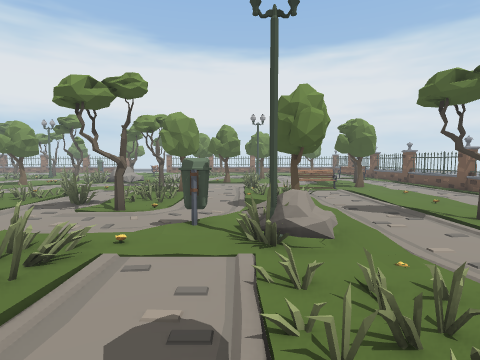
[1] (above)

19 first-person views from a walk through a Unity game level. The camera is 1.5 m above the floor, tilts 4° down and sees 80° across. The floor is counted in squares, 1 m on a side. Each view is taken from the middle of a square. On the plan, view 1 faces up. The plan holds only what a view shows up to about 14 squares ahead; the rest is blank. The place goes on beyond the plan. The player character is not drawn.

[2]
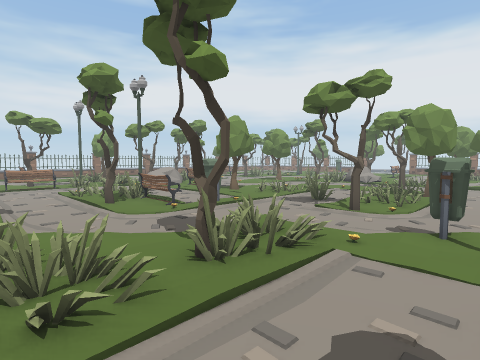

[3]
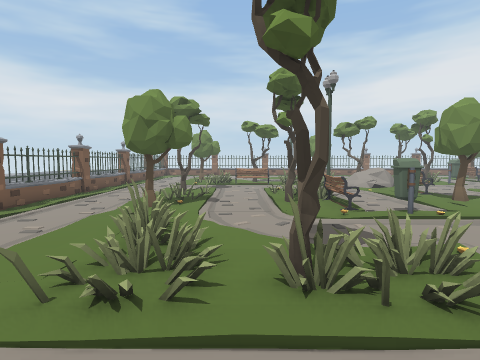

[4]
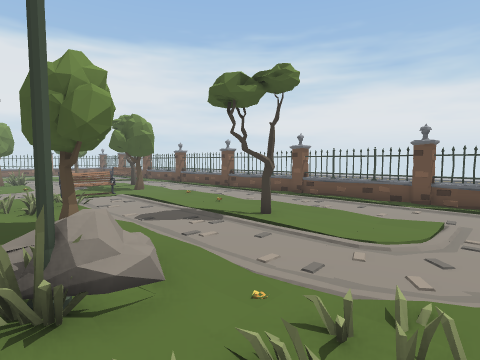

[5]
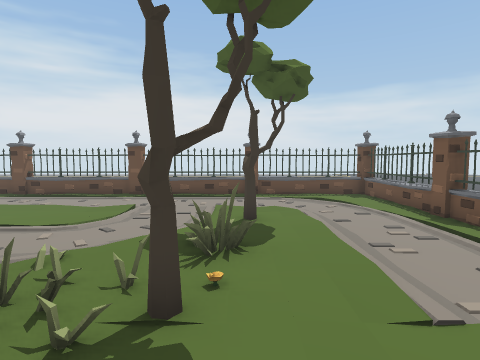

[6]
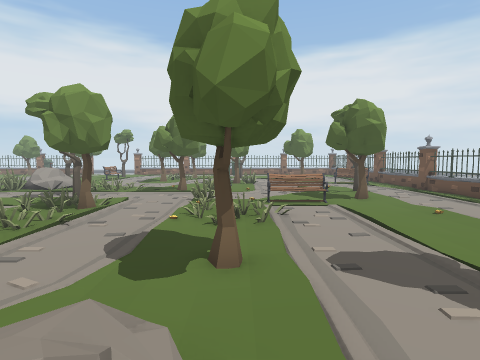

[7]
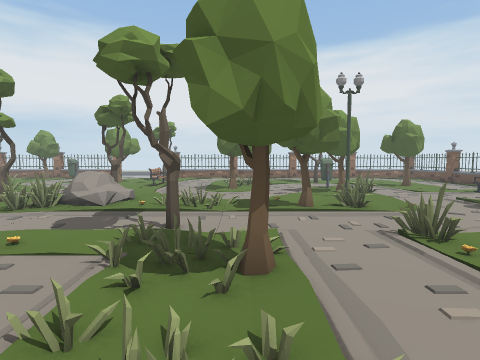

[8]
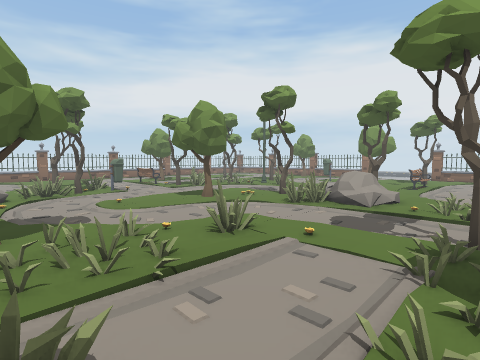

[9]
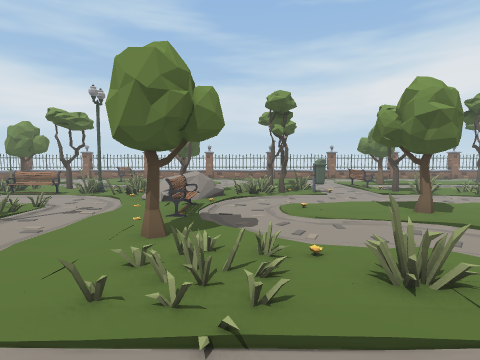

[10]
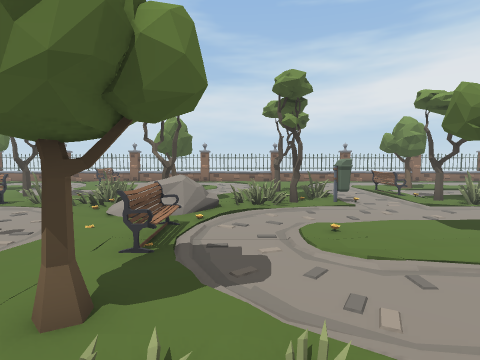

[11]
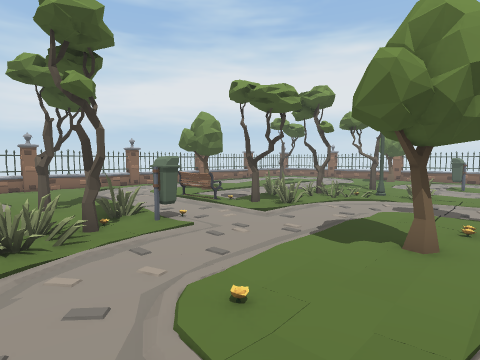

[12]
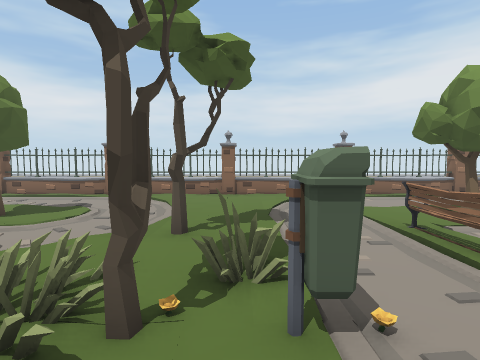

[13]
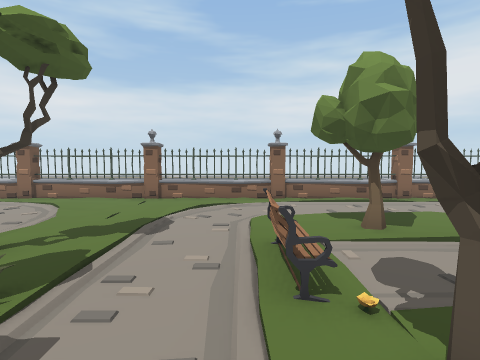

[14]
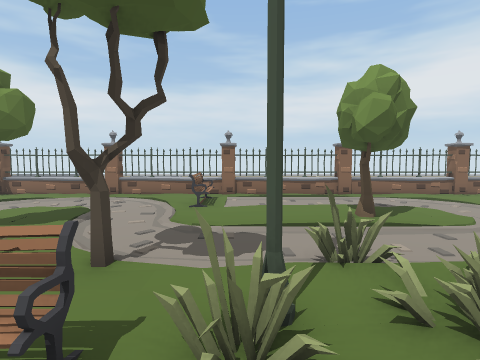

[15]
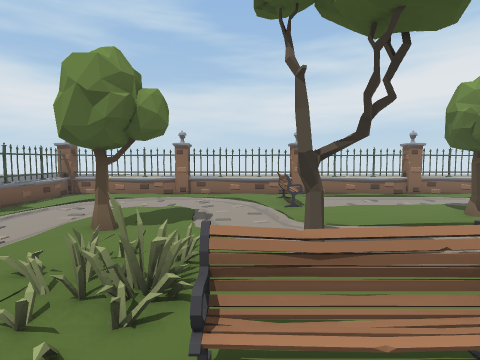

[16]
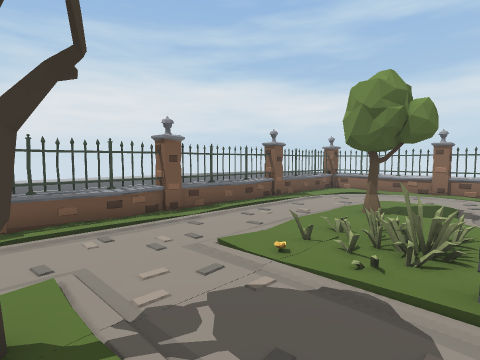

[17]
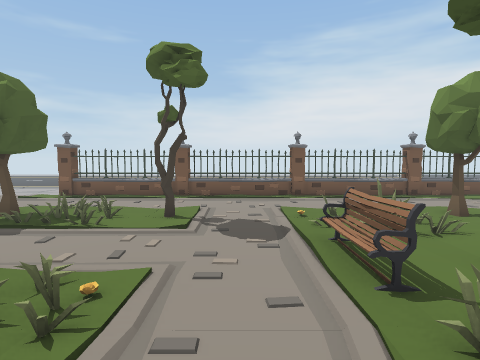

[18]
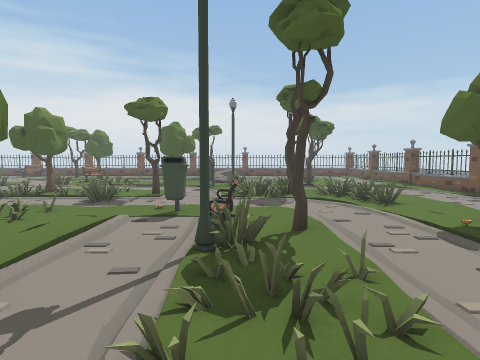

[19]
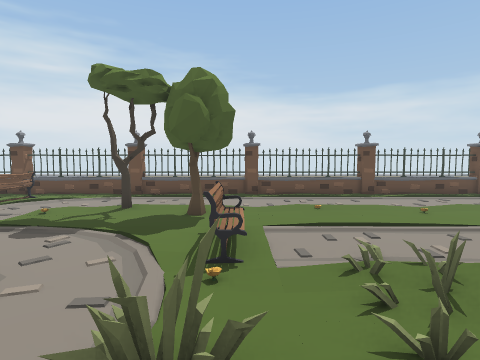

### Floor plan
Key: @ floor where view 1 was taken; # wall or solid block; . main floor; : floor 0.25 m higher than the main floor; / step, stairs or slope; = window, fence, low wall or low ledge; T tree; R rock; B bench; F fence; O other object.
Columns run from 28 left of view 1 to 12 right of it. Each row starts with its distance up from view 1.
 25 F..       ......    ...                FF
 24 F..      TT.#O..    ....     TT    ....FF
 23 =.....   .......   T...... ...TO....BBB#=
 22 #.......O.../...   TT./... /...O.......##
 21 #....T..........T. O /....O..#.........#=
 20 F.........T.....TTRO /.............O...FF
 19 F.....B.OT.....O..O...OO...T.O.....T...FF
 18 =..................................TT..#=
 17 #./............T./.....T......../......##
 16 =........OO............TT....O....TT...==
 15 F..................OOO........OBOO.....FF
 14 F.....TT.OT...O..........OT..O.........FF
 13 =..................O...........O...O...#=
 12 #./..../..../..../..........O..........##
 11 =.........//RO...T.O......O............==
 10 F.......  T /BBO.T....O............O...FF
  9 F.......  T /.O.O.......TO....T........FF
  8 =...TT.....O/...........T..............##
  7 #.......O.OO/.......OO.....O.:....T....##
  6 #................O......O..OO#.........==
  5 F........#O......BBBO.....O..R.........FF
  4 FB........B...O...T...........O........FF
  3 =.......T.O...OO........TT..O..........#=
  2 #./..../..O.........../........./......##
  1 =........O.................  TT........==
  0 F.................O....OO...@.O.O.T....FF
 -1 F.....T..OO...T....T..O...   ..........FF
 -2 =...............OO.......    ..........==
 -3 #./........................   ......./.##
 -4 =..................... ....    ........==
 -5 F=#=F#=###F=###F=###F.  F#=      ##F=#=FF

Where each view was taken, in squares from view 1:
view 1: 0 up, 0 right, facing up
view 2: 0 up, 0 right, facing up-left
view 3: 2 up, 0 right, facing left
view 4: 2 up, 0 right, facing up-right
view 5: 0 up, 1 left, facing right
view 6: 5 up, 2 right, facing up
view 7: 10 up, 3 left, facing up
view 8: 10 up, 4 left, facing up-left
view 9: 12 up, 5 left, facing left
view 10: 12 up, 8 left, facing left
view 11: 12 up, 12 left, facing up-left
view 12: 15 up, 16 left, facing left
view 13: 18 up, 17 left, facing left
view 14: 5 up, 16 left, facing left
view 15: 2 up, 16 left, facing left
view 16: 2 up, 14 left, facing down-left
view 17: 7 up, 16 left, facing down
view 18: 5 up, 16 left, facing right
view 19: 15 up, 1 left, facing right
